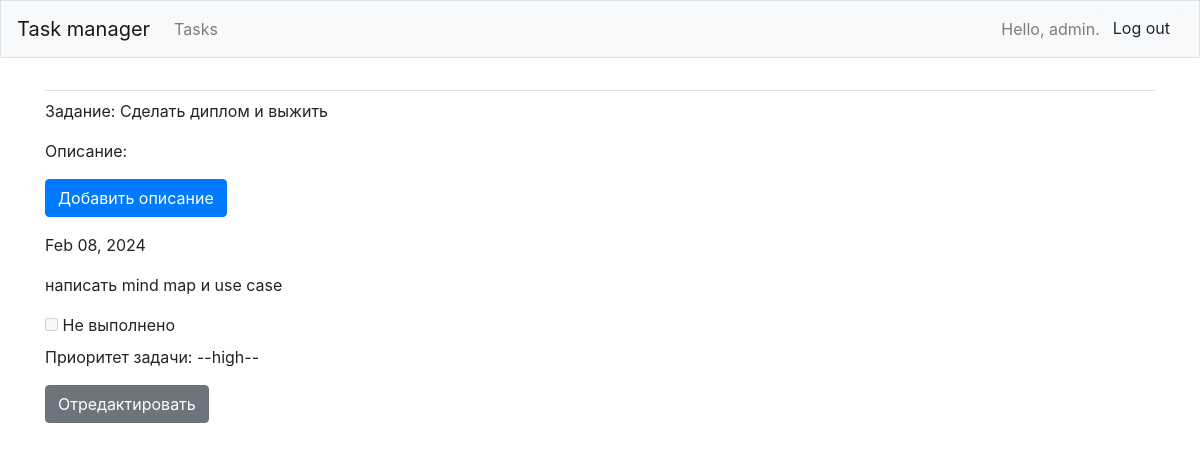
The page /tasks/1/ (signed in) on the database its author committed.
### tasks1/models.py (models this page shows, shortened)
class TodoList(models.Model):
    task_name = models.CharField(max_length=200)
    owner = models.ForeignKey(User, on_delete=models.CASCADE)
    def __str__(self):
        return self.task_name

class Entry(models.Model):
    task = models.ForeignKey(TodoList, on_delete=models.CASCADE)
    description = models.TextField()
    deadline = models.DateField(auto_now_add=False)
    status = models.BooleanField(default=False)
    priority = models.CharField(max_length=10, choices=(("high", "High"), ("medium", "Medium"), ("low", "Low")))
    class Meta:
        verbose_name_plural = 'entries'

### tasks1/views.py (the view)
# urls.py: path('tasks/<int:task_id>/', views.task, name='task'),
@login_required
def task(request, task_id):
    task = TodoList.objects.get(id=task_id)
    if task.owner != request.user:
        raise Http404
    entries = task.entry_set.order_by('deadline')
    context = {'task': task, 'entries': entries}
    return render(request, 'tasks1/task.html', context)

### tasks1/templates/tasks1/task.html
{% extends 'tasks1/base.html' %}
{% block content %}
    <div class="row">
        <div class="col-md-8">
            <p>Задание: {{ task }}</p>
            <p>Описание:</p>
            <p>
                <a href="{% url 'tasks1:new_entry' task.id %}" class="btn btn-primary">Добавить описание</a>
            </p>
            <ul class="list-unstyled">
                {% for entry in entries %}
                    <li>
                        <p>{{ entry.deadline|date:'M d, Y' }}</p>
                        <p>{{ entry.description|linebreaks }}</p>
                        {% if entry.status %}
                            <input type="checkbox" disabled checked /> <label>Выполнено</label>
                        {% else %}
                            <input type="checkbox" disabled /> <label>Не выполнено</label>
                        {% endif %}
                        <p>Приоритет задачи: --{{ entry.priority }}--</p>
                        <p>
                            <a href="{% url 'tasks1:edit_entry' entry.id %}" class="btn btn-secondary">Отредактировать</a>
                        </p>
                    </li>
                {% empty %}
                    <li>Тут пусто</li>
                {% endfor %}
            </ul>
        </div>
    </div>
{% endblock content %}

### tasks1/templates/tasks1/base.html (shortened to what this page needs)
{% load bootstrap4 %}
<!DOCTYPE html>
<html lang="en">
<head>
    {% bootstrap_css %}
</head>
<body>
<nav class="navbar navbar-expand-md navbar-light bg-light mb-4 border">
    <a class="navbar-brand" href="{% url 'tasks1:index' %}">
        Task manager
    </a>
    <div class="collapse navbar-collapse" id="navbarCollapse">
        <ul class="navbar-nav mr-auto">
            <li class="nav-item">
                <a class="nav-link" href="{% url 'tasks1:tasks' %}">
                    Tasks
                </a>
            </li>
        </ul>
        <ul class="navbar-nav ml-auto">
            {% if user.is_authenticated %}
                <li class="nav-item">
                    <span class="navbar-text">Hello, {{ user.username }}.</span>
                </li>
                <li class="nav-item">
                    <form action="{% url 'users:logout' %}" method="post">
                        <button type="submit" class="btn btn-light">Log out</button>
                    </form>
                </li>
            {% endif %}
        </ul>
    </div>
</nav>
<main role="main" class="container">
    <div class="pb-2 mb-2 border-bottom">
    </div>
    <div>
        {% block content %}{% endblock content %}
    </div>
</main>
</body>
</html>

### rows shown on the page
TodoList: task_name "Сделать диплом и выжить"
Entry: deadline "Feb 08, 2024", description "написать mind map и use case", priority "high"

### other values the page prints
{{ user.username }} "admin"
